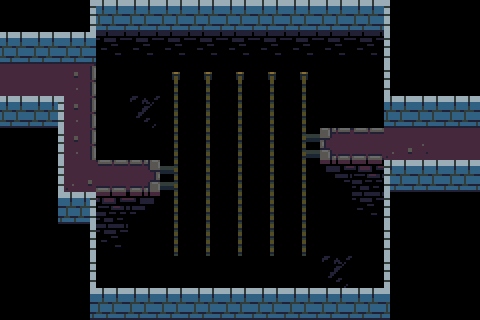

Tiled map render using the project's own tile images. Description and the whole map definition, tile-layer contents included, below:
An orthogonal 15x10 tile map with 32x32 px tiles, 4 tile layers (walls, ground, death, guff) and 8 objects (5x platform, 2x connection, torch).

<map version="1.0" tiledversion="1.0.3" orientation="orthogonal" renderorder="right-down" width="15" height="10" tilewidth="32" tileheight="32" nextobjectid="26">
 <properties>
  <property name="number" value="10" />
 </properties>
 <tileset firstgid="1" source="tower-tileset.tsx" />
 <layer name="walls" width="15" height="10">
  <data encoding="csv">
0,0,14,12,12,12,12,12,12,12,12,12,15,0,0,
12,12,12,0,0,0,0,0,0,0,0,0,15,0,0,
2,0,0,0,0,0,0,0,0,0,0,0,15,0,0,
12,23,0,0,0,0,0,0,0,0,0,0,12,12,12,
0,14,0,0,0,0,0,0,0,0,0,0,0,0,2,
0,14,0,0,0,0,0,0,0,0,0,0,22,12,12,
0,24,23,0,0,0,0,0,0,0,0,0,15,0,0,
0,0,14,0,0,0,0,0,0,0,0,0,15,0,0,
0,0,14,0,0,0,0,0,0,0,0,0,15,0,0,
0,0,24,12,12,12,12,12,12,12,12,12,21,0,0
</data>
 </layer>
 <layer name="ground" width="15" height="10">
  <data encoding="csv">
0,0,0,0,0,0,0,0,0,0,0,0,0,0,0,
0,0,0,0,0,0,0,0,0,0,0,0,0,0,0,
0,2,56,0,0,0,0,0,0,0,0,0,0,0,0,
0,0,56,0,0,0,0,0,0,0,0,0,0,0,0,
0,0,56,0,0,0,0,0,0,0,59,57,27,28,0,
0,0,27,57,48,0,0,0,0,0,0,0,0,0,0,
0,0,0,0,0,0,0,0,0,0,0,0,0,0,0,
0,0,0,0,0,0,0,0,0,0,0,0,0,0,0,
0,0,0,0,0,0,0,0,0,0,0,0,0,0,0,
0,0,0,0,0,0,0,0,0,0,0,0,0,0,0
</data>
 </layer>
 <layer name="death" width="15" height="10">
  <data encoding="csv">
0,0,0,0,0,0,0,0,0,0,0,0,0,0,0,
0,0,0,89,89,89,89,89,89,89,89,89,0,0,0,
0,0,0,4,4,4,4,4,4,4,4,4,0,0,0,
0,0,0,4,4,4,4,4,4,4,4,4,0,0,0,
0,0,0,4,4,4,4,4,4,4,0,0,0,0,0,
0,0,0,0,0,4,4,4,4,4,78,79,0,0,0,
0,0,0,79,80,4,4,4,4,4,4,89,0,0,0,
0,0,0,89,4,4,4,4,4,4,4,4,0,0,0,
0,0,0,4,4,4,4,4,4,4,4,4,0,0,0,
0,0,0,0,0,0,0,0,0,0,0,0,0,0,0
</data>
 </layer>
 <layer name="guff" width="15" height="10">
  <data encoding="csv">
0,0,0,0,0,0,0,0,0,0,0,0,0,0,0,
0,0,0,0,0,0,0,0,0,0,0,0,0,0,0,
0,0,0,0,0,50,50,50,50,50,0,0,0,0,0,
0,0,0,0,93,60,60,60,60,60,0,0,0,0,0,
0,0,0,0,0,60,60,60,60,29,0,0,0,0,0,
0,0,0,0,0,39,60,60,60,60,0,0,0,0,0,
0,0,0,0,0,60,60,60,60,60,0,0,0,0,0,
0,0,0,0,0,60,60,60,60,60,0,0,0,0,0,
0,0,0,0,0,0,0,0,0,0,93,0,0,0,0,
0,0,0,0,0,0,0,0,0,0,0,0,0,0,0
</data>
 </layer>
 <objectgroup name="objects">
  <object id="9" name="17" type="connection" x="32" y="64" width="32" height="32">
   <properties>
    <property name="dir" value="right" />
    <property name="to" value="16" />
   </properties>
  </object>
  <object id="10" name="18" type="connection" x="416" y="128" width="32" height="32">
   <properties>
    <property name="dir" value="left" />
    <property name="to" value="19" />
   </properties>
  </object>
  <object id="17" type="platform" x="160" y="64" width="32" height="32">
   <properties>
    <property name="movey" value="-5" />
    <property name="offset" value="0" />
   </properties>
  </object>
  <object id="21" type="platform" x="224" y="64" width="32" height="32">
   <properties>
    <property name="movey" value="-5" />
    <property name="offset" value="0.4" />
   </properties>
  </object>
  <object id="22" type="platform" x="192" y="64" width="32" height="32">
   <properties>
    <property name="movey" value="-5" />
    <property name="offset" value="0.2" />
   </properties>
  </object>
  <object id="23" type="platform" x="256" y="64" width="32" height="32">
   <properties>
    <property name="movey" value="-5" />
    <property name="offset" value="0.6" />
   </properties>
  </object>
  <object id="24" type="platform" x="288" y="64" width="32" height="32">
   <properties>
    <property name="movey" value="-5" />
    <property name="offset" value="0.8" />
   </properties>
  </object>
  <object id="25" type="torch" x="384" y="96" width="32" height="32" />
 </objectgroup>
</map>
